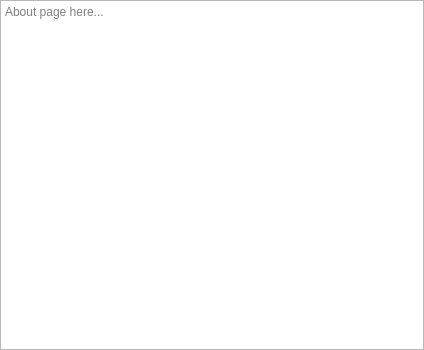
<?xml version="1.0" encoding="UTF-8"?>
<ui version="4.0">
 <class>AboutDialog</class>
 <widget class="QDialog" name="AboutDialog">
  <property name="geometry">
   <rect>
    <x>0</x>
    <y>0</y>
    <width>424</width>
    <height>350</height>
   </rect>
  </property>
  <property name="windowTitle">
   <string>About NeatMic</string>
  </property>
  <property name="modal">
   <bool>false</bool>
  </property>
  <layout class="QGridLayout" name="gridLayout">
   <property name="leftMargin">
    <number>0</number>
   </property>
   <property name="topMargin">
    <number>0</number>
   </property>
   <property name="rightMargin">
    <number>0</number>
   </property>
   <property name="bottomMargin">
    <number>0</number>
   </property>
   <item row="0" column="0">
    <widget class="QTextEdit" name="textEdit">
     <property name="minimumSize">
      <size>
       <width>0</width>
       <height>0</height>
      </size>
     </property>
     <property name="readOnly">
      <bool>true</bool>
     </property>
     <property name="placeholderText">
      <string>About page here...</string>
     </property>
    </widget>
   </item>
  </layout>
 </widget>
 <resources/>
 <connections/>
</ui>
